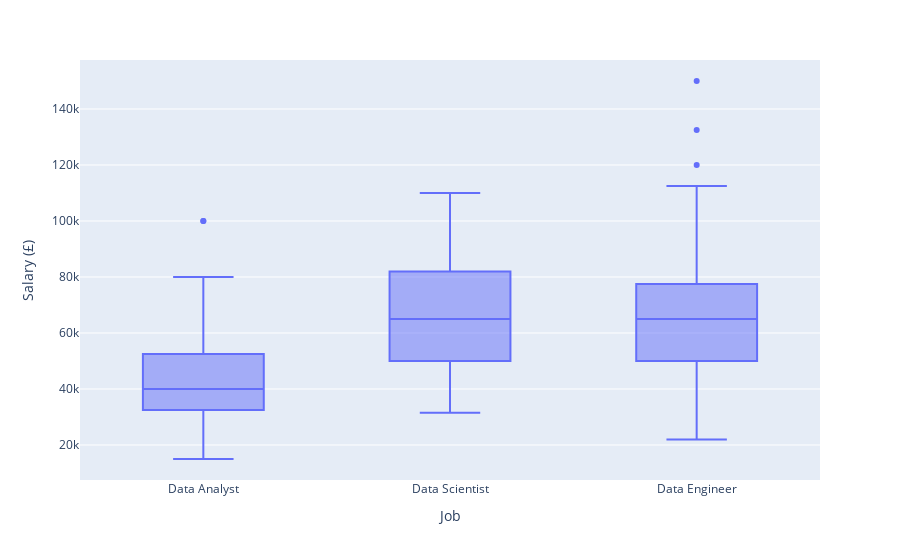

The notebook cell saved with this chart:
### Code cell
visualiser.create_salary_box_plots(min_salary = 12000, max_salary = 160000)

### Figure 1 — Plotly figure (JSON) as saved in the notebook; plotly's stock layout.template omitted (floating-point values rounded to 4 significant figures; data arrays with more than 128 entries replaced by an {"elided": "..."} marker saying what was removed)
{"data": [{"alignmentgroup": "True", "hovertemplate": "Job=%{x}<br>Salary (£)=%{y}<extra></extra>", "legendgroup": "", "marker": {"color": "#636efa"}, "name": "", "notched": false, "offsetgroup": "", "orientation": "v", "showlegend": false, "type": "box", "x": {"elided": "1015 str values"}, "x0": " ", "xaxis": "x", "y": {"elided": "1015 float values"}, "y0": " ", "yaxis": "y"}], "layout": {"boxmode": "group", "legend": {"tracegroupgap": 0}, "margin": {"t": 60}, "xaxis": {"anchor": "y", "domain": [0, 1], "title": {"text": "Job"}}, "yaxis": {"anchor": "x", "domain": [0, 1], "title": {"text": "Salary (£)"}}}}
